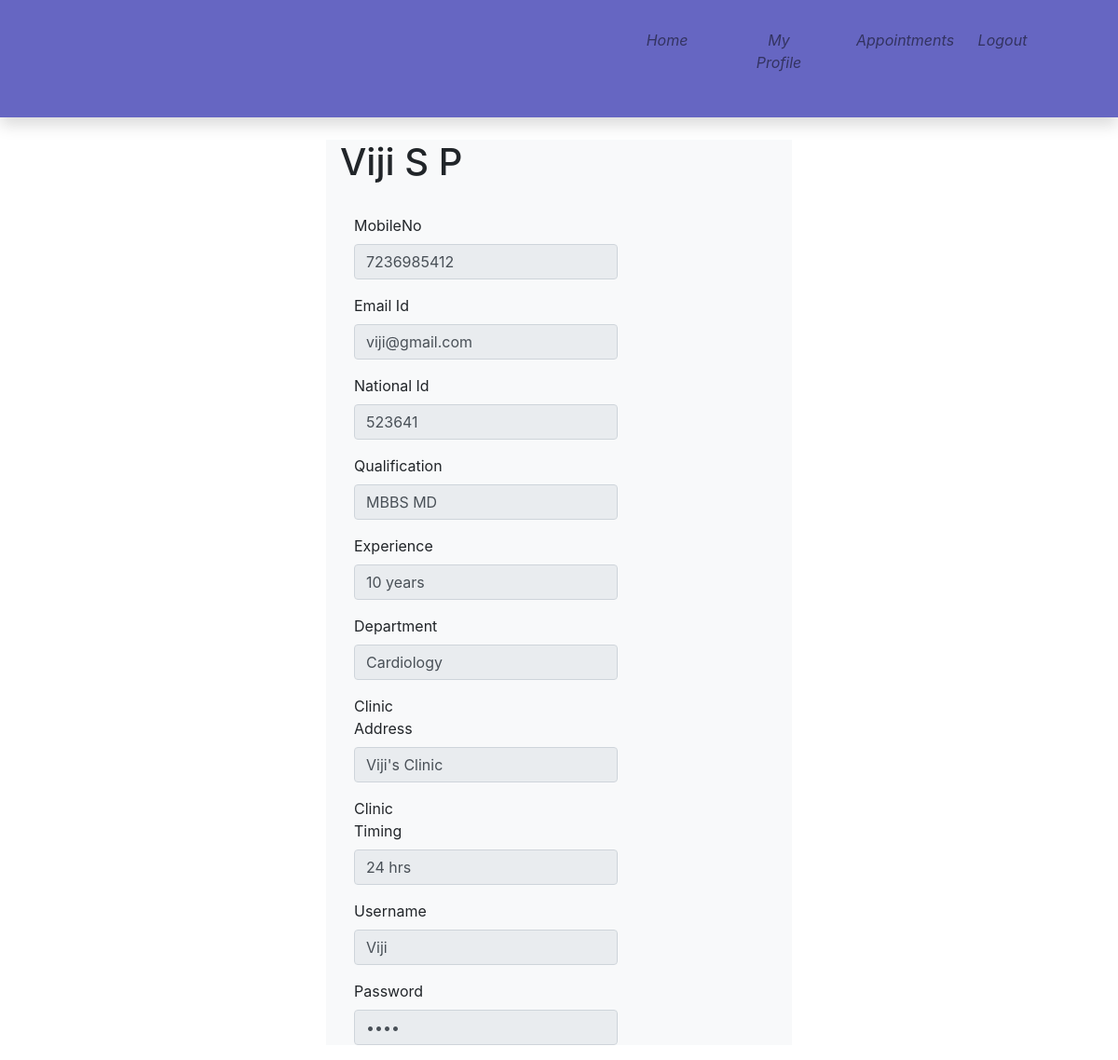
The page /doctorprofile.php (signed in) on the database its author committed.
### tables this page shows
CREATE TABLE `doctor` (
  `Did` int(11) NOT NULL,
  `Name` varchar(20) NOT NULL,
  `MobileNo` bigint(20) NOT NULL,
  `Emailid` varchar(30) NOT NULL,
  `Nationalid` varchar(20) NOT NULL,
  `Qualification` varchar(20) NOT NULL,
  `Experience` varchar(50) NOT NULL,
  `Department` varchar(20) NOT NULL,
  `ClinicAddress` varchar(50) NOT NULL,
  `ClinicTiming` varchar(30) NOT NULL,
  `Username` varchar(20) NOT NULL,
  `Password` varchar(20) NOT NULL,
  `Status` varchar(20) NOT NULL
);

### doctorprofile.php (the view, shortened to what this page needs)
<!doctype html>
 <html>
  <head>
	  <link rel ="stylesheet" href="css/bootstrap.min.css">
	  <link rel ="stylesheet" href="css/style.css">
  </head>
  <body>
	<div class="container-fliud">
        <nav class="navbar navbar-expand navbar-light topbar mb-4 static-top shadow bg-gradient-primary">
          <ul class="navbar-nav ml-auto pr-5 p-hide">
            <li class="nav-item ">
              <a class="nav-link " href="doctorhome.php">
                <i class="fas fa-home"><p> Home</p></i>
              </a>
            </li>
			<li class="nav-item ">
              <a class="nav-link " href="doctorprofile.php">
                <i class="fas fa-home"><p> My Profile</p></i>
              </a>
            </li>
			<li class="nav-item ">
              <a class="nav-link " href="viewappointment.php">
                <i class="fas fa-home"><p> Appointments</p></i>
              </a>
            </li>
			<li class="nav-item ">
              <a class="nav-link " href="index.php">
                <i class="fas fa-home"><p> Logout</p></i>
              </a>
            </li>
          </ul>
        </nav>
	</div>
	<div class="container bg-light col-5">
		<div class="form-hrizontal">
			<div class="form-group">
				<?php
					require_once 'connection.php';
					$var=$_SESSION['user'];
					$sql="select * from doctor where Username='".$var."'";
					$result=mysqli_query($conn,$sql);
					while($row=mysqli_fetch_assoc($result))
					{
				?>
					<h1><?php echo $row['Name'];?></h1><br>
						<div class="form-group">
                        <label  class="col-sm-3 control-label">MobileNo</label>
                    <div class="col-sm-8">
                        <input type="text" id="mobile" class="form-control" name="mobile" value="<?php echo $row['MobileNo'];?>" readonly>
                    </div>
                </div>
                <div class="form-group">
                    <label for="password" class="col-sm-3 control-label">Email Id</label>
                    <div class="col-sm-8">
                        <input type="email" id="password" class="form-control" name="email" value="<?php echo $row['Emailid'];?>" readonly>
                    </div>
                </div>
                <div class="form-group">
                    <label for="phoneNumber" class="col-sm-3 control-label">National Id</label>
                    <div class="col-sm-8">
                        <input type="text" id="experience" class="form-control" name="nationalid" value="<?php echo $row['Nationalid'];?>" readonly>
                    </div>
                </div>
				<div class="form-group">
                    <label for="phoneNumber" class="col-sm-3 control-label">Qualification</label>
                    <div class="col-sm-8">
                        <input type="text" id="experience" class="form-control" name="qualification" value="<?php echo $row['Qualification'];?>" readonly>
                    </div>
                </div>
				<div class="form-group">
                    <label for="phoneNumber" class="col-sm-3 control-label">Experience</label>
                    <div class="col-sm-8">
                        <input type="text" id="experience" class="form-control" name="experience" value="<?php echo $row['Experience'];?>" readonly>
					</div>
                </div>
				<div class="form-group">
                    <label for="phoneNumber" class="col-sm-3 control-label">Department</label>
                    <div class="col-sm-8">
                        <input type="text" id="experience" class="form-control" name="department" value="<?php echo $row['Department'];?>" readonly>
					</div>
                </div>
				<div class="form-group">
                    <label for="phoneNumber" class="col-sm-3 control-label">Clinic Address</label>
                    <div class="col-sm-8">
                        <input type="text" id="experience" class="form-control" name="clinicaddress" value="<?php echo $row['ClinicAddress'];?>" readonly>
					</div>
                </div>
				<div class="form-group">
                    <label for="phoneNumber" class="col-sm-3 control-label">Clinic Timing</label>
                    <div class="col-sm-8">
                        <input type="text" id="experience" class="form-control" name="clinictiming" value="<?php echo $row['ClinicTiming'];?>" readonly>
					</div>
                </div>
				<div class="form-group">
                        <label  class="col-sm-3 control-label">Username</label>
                    <div class="col-sm-8">
                        <input type="text" id="username" class="form-control" name="username" value="<?php echo $row['Username'];?>" readonly>
                    </div>
                </div>
				<div class="form-group">
                    <label for="password" class="col-sm-3 control-label">Password</label>
                    <div class="col-sm-8">
                        <input type="password" id="password" class="form-control" name="password" value="<?php echo $row['Password'];?>" readonly>
                    </div>
				<?php
					}
				?>
			</div>
		</div>
	</div>
  </body>
</html>

### css/style.css (style rules this page uses)
* { margin:0px; padding:0px; }
.navbar { text-align:center; background-color:rgba(0, 0, 153,0.6); }
.navbar ul { float:right; display:inline-flex; list-style-type:none; }
.navbar ul li { width:120px; padding:15px; }
.navbar ul li a { text-decoration:none; color:white; }

### rows shown on the page
doctor: Name "Viji S P", mobile "7236985412", email "viji@gmail.com", nationalid "523641", qualification "MBBS MD", experience "10 years", department "Cardiology", clinicaddress "Viji's Clinic", clinictiming "24 hrs", username "Viji"
